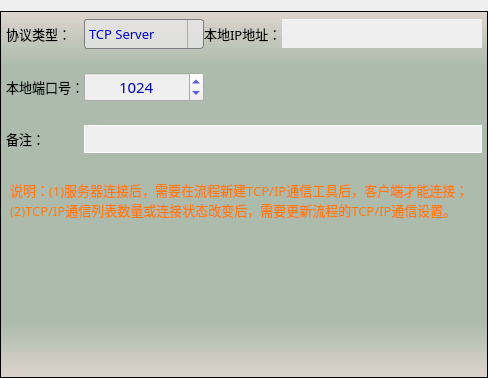
              <widget class="QWidget" name="page_4">
               <layout class="QVBoxLayout" name="verticalLayout_7">
                <property name="spacing">
                 <number>0</number>
                </property>
                <property name="leftMargin">
                 <number>0</number>
                </property>
                <property name="rightMargin">
                 <number>0</number>
                </property>
                <property name="bottomMargin">
                 <number>0</number>
                </property>
                <item>
                 <widget class="QFrame" name="frame_7">
                  <property name="sizePolicy">
                   <sizepolicy hsizetype="Preferred" vsizetype="Preferred">
                    <horstretch>0</horstretch>
                    <verstretch>0</verstretch>
                   </sizepolicy>
                  </property>
                  <property name="styleSheet">
                   <string notr="true">background-color: qlineargradient(x1:0, y1:0, x2:0, y2:1, stop:0 #dfd5cf, stop: 0.15 #acbbac, stop: 0.85 #acbbac,stop:1 #dfd5cf);
color: rgb(85, 0, 255);</string>
                  </property>
                  <property name="frameShape">
                   <enum>QFrame::StyledPanel</enum>
                  </property>
                  <property name="frameShadow">
                   <enum>QFrame::Raised</enum>
                  </property>
                  <layout class="QGridLayout" name="gridLayout_6">
                   <property name="leftMargin">
                    <number>5</number>
                   </property>
                   <property name="topMargin">
                    <number>7</number>
                   </property>
                   <property name="rightMargin">
                    <number>5</number>
                   </property>
                   <property name="bottomMargin">
                    <number>9</number>
                   </property>
                   <property name="horizontalSpacing">
                    <number>0</number>
                   </property>
                   <property name="verticalSpacing">
                    <number>23</number>
                   </property>
                   <item row="3" column="0" colspan="4">
                    <widget class="QPlainTextEdit" name="plainTextEdit">
                     <property name="font">
                      <font>
                       <family>微软雅黑</family>
                       <pointsize>10</pointsize>
                       <weight>50</weight>
                       <bold>false</bold>
                      </font>
                     </property>
                     <property name="styleSheet">
                      <string notr="true">background-color: rgba(0, 0, 0, 0);
color: rgb(255, 122, 15);
border:none;</string>
                     </property>
                     <property name="readOnly">
                      <bool>true</bool>
                     </property>
                     <property name="plainText">
                      <string>说明：(1)服务器连接后，需要在流程新建TCP/IP通信工具后，客户端才能连接；(2)TCP/IP通信列表数量或连接状态改变后，需要更新流程的TCP/IP通信设置。</string>
                     </property>
                    </widget>
                   </item>
                   <item row="0" column="1">
                    <widget class="QComboBox" name="comboProtocol">
                     <property name="sizePolicy">
                      <sizepolicy hsizetype="Fixed" vsizetype="Fixed">
                       <horstretch>0</horstretch>
                       <verstretch>0</verstretch>
                      </sizepolicy>
                     </property>
                     <property name="minimumSize">
                      <size>
                       <width>120</width>
                       <height>30</height>
                      </size>
                     </property>
                     <property name="maximumSize">
                      <size>
                       <width>120</width>
                       <height>16777215</height>
                      </size>
                     </property>
                     <property name="font">
                      <font>
                       <family>微软雅黑</family>
                       <pointsize>10</pointsize>
                      </font>
                     </property>
                     <property name="styleSheet">
                      <string notr="true">QComboBox {
    border: 1px solid gray;
    border-radius: 3px;     
    color: rgb(0, 0, 200);
	background-color: rgba(230, 230, 230,210);
}
QComboBox::drop-down {
    subcontrol-origin: padding;
    subcontrol-position: top right;
    width: 15px; 
    border-left-width: 1px;
    border-left-color: darkgray;
    border-left-style: solid;
    border-top-right-radius: 3px;
    border-bottom-right-radius: 3px;
}
QComboBox::down-arrow {
    image: url(:/res/ico/down.png);
} 
QComboBox::down-arrow:on {
    top: 1px;
    left: 1px;
}</string>
                     </property>
                     <item>
                      <property name="text">
                       <string>TCP Server</string>
                      </property>
                     </item>
                     <item>
                      <property name="text">
                       <string>TCP Client</string>
                      </property>
                     </item>
                    </widget>
                   </item>
                   <item row="2" column="1" colspan="3">
                    <widget class="QLineEdit" name="txtSocketRemark">
                     <property name="minimumSize">
                      <size>
                       <width>0</width>
                       <height>28</height>
                      </size>
                     </property>
                     <property name="font">
                      <font>
                       <family>微软雅黑</family>
                       <pointsize>10</pointsize>
                      </font>
                     </property>
                     <property name="styleSheet">
                      <string notr="true">border: 1px solid white ;
background-color: rgb(239, 239, 239);
color: rgb(0, 0, 200);</string>
                     </property>
                    </widget>
                   </item>
                   <item row="0" column="0">
                    <widget class="QLabel" name="label_20">
                     <property name="font">
                      <font>
                       <family>微软雅黑</family>
                       <pointsize>10</pointsize>
                      </font>
                     </property>
                     <property name="styleSheet">
                      <string notr="true">color: rgb(0, 0, 0);
background-color: rgba(0, 0, 0, 0);
border:none;</string>
                     </property>
                     <property name="text">
                      <string>协议类型：</string>
                     </property>
                    </widget>
                   </item>
                   <item row="0" column="2">
                    <widget class="QLabel" name="lbl_ip">
                     <property name="sizePolicy">
                      <sizepolicy hsizetype="Fixed" vsizetype="Preferred">
                       <horstretch>0</horstretch>
                       <verstretch>0</verstretch>
                      </sizepolicy>
                     </property>
                     <property name="font">
                      <font>
                       <family>微软雅黑</family>
                       <pointsize>10</pointsize>
                      </font>
                     </property>
                     <property name="styleSheet">
                      <string notr="true">color: rgb(0, 0, 0);
background-color: rgba(0, 0, 0, 0);
border:none;</string>
                     </property>
                     <property name="text">
                      <string>本地IP地址：</string>
                     </property>
                    </widget>
                   </item>
                   <item row="0" column="3">
                    <widget class="IPAddress" name="widgetSocketIP" native="true">
                     <property name="sizePolicy">
                      <sizepolicy hsizetype="Fixed" vsizetype="Fixed">
                       <horstretch>0</horstretch>
                       <verstretch>0</verstretch>
                      </sizepolicy>
                     </property>
                     <property name="minimumSize">
                      <size>
                       <width>200</width>
                       <height>29</height>
                      </size>
                     </property>
                     <property name="maximumSize">
                      <size>
                       <width>200</width>
                       <height>29</height>
                      </size>
                     </property>
                     <property name="font">
                      <font>
                       <family>微软雅黑</family>
                       <pointsize>10</pointsize>
                      </font>
                     </property>
                     <property name="styleSheet">
                      <string notr="true">background-color: rgb(239, 239, 239);</string>
                     </property>
                    </widget>
                   </item>
                   <item row="2" column="0">
                    <widget class="QLabel" name="label_22">
                     <property name="font">
                      <font>
                       <family>微软雅黑</family>
                       <pointsize>10</pointsize>
                      </font>
                     </property>
                     <property name="styleSheet">
                      <string notr="true">background-color: rgba(0, 0, 0, 0);
color: rgb(0, 0, 0);
border:none;</string>
                     </property>
                     <property name="text">
                      <string>备注：</string>
                     </property>
                    </widget>
                   </item>
                   <item row="1" column="0">
                    <widget class="QLabel" name="lbl_port">
                     <property name="sizePolicy">
                      <sizepolicy hsizetype="Fixed" vsizetype="Preferred">
                       <horstretch>0</horstretch>
                       <verstretch>0</verstretch>
                      </sizepolicy>
                     </property>
                     <property name="font">
                      <font>
                       <family>微软雅黑</family>
                       <pointsize>10</pointsize>
                      </font>
                     </property>
                     <property name="styleSheet">
                      <string notr="true">background-color: rgba(0, 0, 0, 0);
color: rgb(0, 0, 0);
border:none;</string>
                     </property>
                     <property name="text">
                      <string>本地端口号：</string>
                     </property>
                    </widget>
                   </item>
                   <item row="1" column="1">
                    <widget class="QSpinBox" name="spinSocketPort">
                     <property name="minimumSize">
                      <size>
                       <width>120</width>
                       <height>28</height>
                      </size>
                     </property>
                     <property name="maximumSize">
                      <size>
                       <width>120</width>
                       <height>16777215</height>
                      </size>
                     </property>
                     <property name="font">
                      <font>
                       <family>微软雅黑</family>
                       <pointsize>11</pointsize>
                      </font>
                     </property>
                     <property name="styleSheet">
                      <string notr="true">QWidget{color: rgb(0, 0, 200);background-color: rgb(239, 239, 239);}
QSpinBox::up-button{
    border:transparent;
}
QSpinBox::down-button{
    border:transparent;
}
QSpinBox::up-arrow{
    image:url(:/res/ico/up.png);
}
QSpinBox::down-arrow{
    image:url(:/res/ico/down.png);
}</string>
                     </property>
                     <property name="alignment">
                      <set>Qt::AlignCenter</set>
                     </property>
                     <property name="minimum">
                      <number>0</number>
                     </property>
                     <property name="maximum">
                      <number>65535</number>
                     </property>
                     <property name="value">
                      <number>1024</number>
                     </property>
                     <property name="displayIntegerBase">
                      <number>10</number>
                     </property>
                    </widget>
                   </item>
                  </layout>
                 </widget>
                </item>
               </layout>
              </widget>
